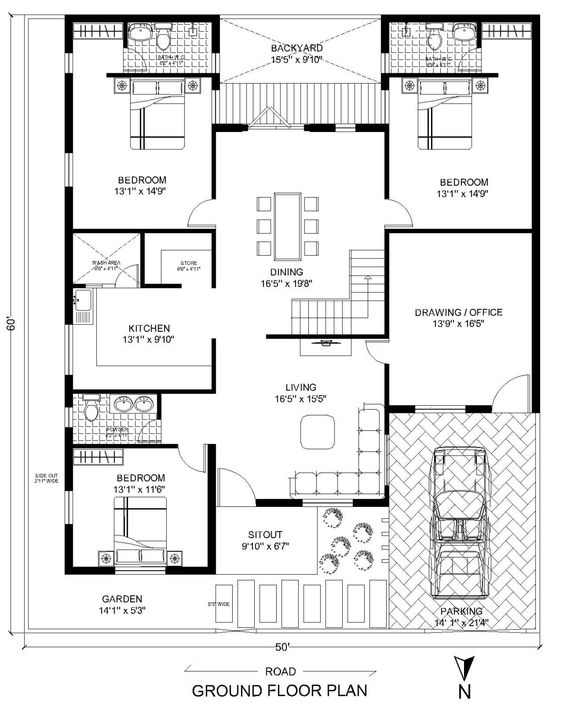
#> input picture tools/cv/test_plans/plan_04_rooms_doors_windows.jpg, 563 x 704 px
$ python extract_plan.py test_plans/plan_04_rooms_doors_windows.jpg out.png
#> lines starting #> are read from the running program, lines starting #| are printed output that depends on the picture; after the words box and inside, x2 and y2 are one past the last pixel; in counts of white or black regions, pixels touching at a corner belong together
#!/usr/bin/env python3
"""
extract_plan.py — CV + OCR floor plan extractor (no AI required)

Pipeline:
  image → preprocess → HoughLinesP (walls) → merge collinear segments
        → node extraction (intersections + endpoints, snapped)
        → room detection (flood-fill enclosed regions)
        → Tesseract OCR (room labels)
        → scale estimation (OCR dimensions or heuristic)
        → JSON output (schema-compatible with 3D Floor Plan viewer)

Usage:
  python3 tools/cv/extract_plan.py <image_path>        # prints JSON to stdout
  python3 tools/cv/extract_plan.py <image_path> <out>  # saves to file

Deps: opencv-python, pytesseract, numpy, Pillow (all pre-installed)
"""

import sys
import json
import math
import re
import tempfile
from pathlib import Path

import cv2
import numpy as np

try:
    import pytesseract
    HAS_OCR = True
except ImportError:
    HAS_OCR = False

# ─── tuning constants ──────────────────────────────────────────────────────────

MIN_WALL_PX      = 25    # px — ignore line segments shorter than this
MERGE_ANGLE_TOL  = 6     # degrees — lines within this are treated as same direction
MERGE_DIST_TOL   = 14    # px — parallel lines within this perpendicular dist are merged
NODE_SNAP_PX     = 10    # px — nodes within this radius are merged
MIN_ROOM_AREA_M2 = 2.5   # m²  — discard rooms smaller than this (furniture cavities)
MAX_ROOM_AREA_M2 = 200   # m²  — discard regions larger than this (exterior leaks)
MIN_ROOM_AREA_PX = 800   # px² — absolute floor (for very small ppm images)
MAX_ROOM_FRAC    = 0.65  # fraction of image area — rooms larger than this are exterior
MIN_ROOM_DIM_M   = 0.8   # m   — minimum room width/height (filters narrow furniture gaps)
WALL_H           = 3.0   # metres — default ceiling height
OUTER_THICK      = 0.25  # metres — load-bearing / outer wall
INNER_THICK      = 0.15  # metres — partition wall threshold in metres
PARTITION_LEN_M  = 2.0   # walls shorter than this are treated as partitions

# Furniture removal
FURNITURE_MAX_BBOX_M2  = 6.0   # connected components with bbox ≤ this MAY be furniture
FURNITURE_HOLLOW_RATIO = 0.40  # white_px / bbox_area below this → hollow frame (furniture)
FURNITURE_MIN_KEEP_FRAC= 0.03  # always keep components > 3% of the dominant wall network
ROOM_WALL_MIN_M        = 0.9   # skip segments shorter than this when rendering room canvas

ROOM_SYNONYMS = {
    'master': 'Master Bedroom', 'mbr': 'Master Bedroom',
    'bed':    'Bedroom',        'bedroom': 'Bedroom',
    'living': 'Living Room',    'lounge': 'Living Room',   'hall': 'Living Room',
    'dining': 'Dining Room',    'dining room': 'Dining Room',
    'kitchen':'Kitchen',        'kitch': 'Kitchen',
    'bath':   'Bathroom',       'wc': 'Bathroom',          'toilet': 'Bathroom',
    'corridor':'Corridor',      'passage': 'Corridor',     'foyer': 'Foyer',
    'balcony':'Balcony',        'terrace': 'Balcony',
    'store':  'Store Room',     'storage': 'Store Room',
    'utility':'Utility',        'laundry': 'Utility',
    'puja':   'Puja Room',      'prayer': 'Puja Room',
    'garage': 'Garage',
    'study':  'Study',          'office': 'Drawing / Office', 'drawing': 'Drawing / Office',
    'guest':  'Guest Room',
    'sitout': 'Sitout',         'sit out': 'Sitout',
    'parking':'Parking',        'car park': 'Parking',
    'garden': 'Garden',         'lawn': 'Garden',
    'backyard':'Backyard',      'back yard': 'Backyard',
    'wash':   'Wash Area',      'utility': 'Utility',
    'verand': 'Verandah',       'porch': 'Porch',
    'terrace':'Terrace',        'roof': 'Terrace',
    'stair':  'Staircase',      'steps': 'Staircase',
    'lift':   'Lift',           'elevator': 'Lift',
}

# ─── 1. load + preprocess ──────────────────────────────────────────────────────

def load_and_preprocess(path: str):
    img = cv2.imread(str(path))
#> img is the input picture: shape (704, 563, 3); min 0, max 255, mean 229.8
    if img is None:
        raise ValueError(f"Cannot read image: {path}")

    # Normalise resolution — work at ≤1500px on longest side
    h, w = img.shape[:2]
#> h = 704; w = 563
    scale = min(1.0, 1500 / max(h, w))
#> scale = 1
    if scale < 1.0:
        img = cv2.resize(img, (int(w * scale), int(h * scale)),
                         interpolation=cv2.INTER_AREA)

    gray = cv2.cvtColor(img, cv2.COLOR_BGR2GRAY)

    # Light denoise
    blur = cv2.GaussianBlur(gray, (3, 3), 0)

    # Otsu binarise → walls white (255), background black (0)
    _, binary = cv2.threshold(blur, 0, 255,
                               cv2.THRESH_BINARY + cv2.THRESH_OTSU)
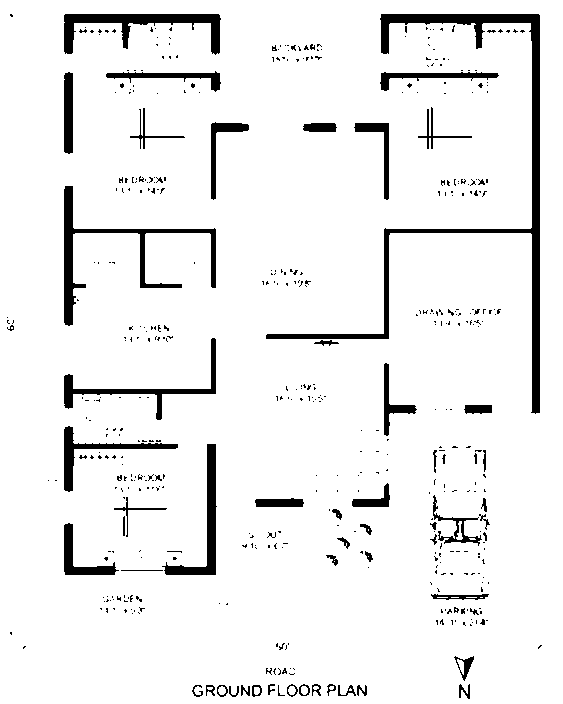
#> binary: shape (704, 563); 93.2% white; 482 black regions (418 under 20 px), largest, box (x1, y1, x2, y2) and area: (266, 14, 540, 414) 6741, (64, 186, 216, 326) 2600, (64, 14, 221, 55) 2175

    # Most floor plans are dark lines on white paper.
    # If the dominant colour is white, invert so walls become white.
    if np.mean(binary) > 127:
        binary = cv2.bitwise_not(binary)

    # Morphological close — seal tiny gaps in wall lines
    kernel3 = cv2.getStructuringElement(cv2.MORPH_RECT, (3, 3))
    binary = cv2.morphologyEx(binary, cv2.MORPH_CLOSE, kernel3, iterations=1)
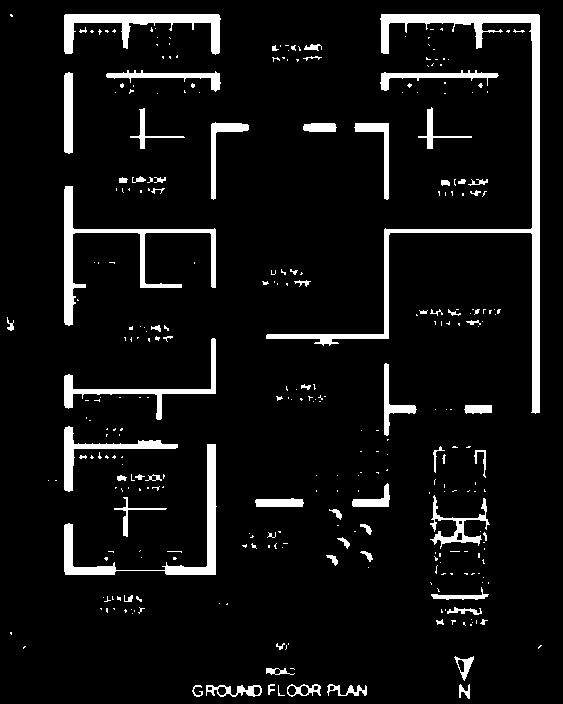
#> binary: shape (704, 563); 7.1% white; 316 white regions (245 under 20 px), largest, box (x1, y1, x2, y2) and area: (266, 14, 540, 414) 6905, (64, 186, 216, 326) 2600, (64, 444, 217, 575) 2418

    return img, gray, binary, scale


# ─── 1b. furniture / annotation removal ──────────────────────────────────────
#
# Floor plans contain furniture outlines (beds, sofas, chairs, dining sets,
# cars) drawn as thin closed rectangles.  In the binary image these appear as
# isolated white-pixel loops separate from—or only barely touching—the
# structural wall network.
#
# Approach
# --------
# 1. Find connected components of white pixels.
# 2. The structural wall network is the dominant component (largest total area).
# 3. Any component that is:
#      (a) smaller than FURNITURE_MIN_KEEP_FRAC × largest_area  AND
#      (b) has a low fill-ratio (white_px / bbox_area < FURNITURE_HOLLOW_RATIO)
#          indicating a hollow rectangle, not a solid filled region  AND
#      (c) whose bounding-box in metres is below FURNITURE_MAX_BBOX_M2
#    is classified as furniture/annotation and erased from the binary.
#
# This removes freestanding furniture (dining tables, sofas, cars in parking).
# Furniture pushed against a wall (bed against bedroom wall) may share pixels
# with the main network; those are handled by the segment-length filter in the
# room-detection canvas rendering.

# [61 lines left out: functions remove_furniture_components, detect_raw_lines, not called in this run]


# ─── 3. merge collinear segments ──────────────────────────────────────────────

def _angle(x1, y1, x2, y2) -> float:
    """Angle in [0, 180)."""
    return math.degrees(math.atan2(y2 - y1, x2 - x1)) % 180


def _length(x1, y1, x2, y2) -> float:
    return math.hypot(x2 - x1, y2 - y1)


# [136 lines left out: functions _perp_dist, merge_segments, _seg_intersection, _snap_dedup, build_nodes, nearest_node and 1 more, not called in this run]


def estimate_ppm(gray, img_w: int, img_h: int) -> float:
    """
    Pixels-per-metre.  Tries OCR first (metric AND feet/inches), falls back to 12 m.
    """
    if HAS_OCR:
        try:
            text = pytesseract.image_to_string(gray, config='--psm 11')

            # ── feet/inches labels (common in Indian/US plans) ──────────
            ft_vals = _feet_inches_to_m(text)
            if ft_vals:
                # The overall plan width dimension tends to be among the larger values
                ft_vals.sort(reverse=True)
                largest = ft_vals[0]
                ppm = (img_w * 0.75) / largest
                if 15 < ppm < 600:
                    return ppm

            # ── metric labels: "3.5m", "3 m" ────────────────────────────
            m = re.findall(r'(\d+\.?\d*)\s*m\b', text, re.IGNORECASE)
            if m:
                val = float(m[0])
                ppm = (img_w * 0.28) / val
                if 15 < ppm < 600:
                    return ppm

            mm = re.findall(r'\b(\d{3,5})\b', text)
            if mm:
                vals = sorted(int(v) for v in mm)
                mid = vals[len(vals) // 2]
                if 800 < mid < 12000:
                    ppm = (img_w * 0.28) / (mid / 1000)
                    if 15 < ppm < 600:
                        return ppm
        except Exception:
            pass

    # heuristic: total plan width ≈ 12 m (typical 3BHK apartment)
    return img_w / 12.0


# ─── 6. room detection — synthetic canvas approach ────────────────────────────
#
# Instead of flood-filling the raw binary image (which fails when furniture /
# hatching / door-gaps connect interior to exterior), we:
#   1. Render the DETECTED wall segments onto a clean black canvas
#   2. Thicken them to seal corners and tiny gaps
#   3. Flood-fill enclosed white regions = rooms
#
# This is robust against noise in the source image because only segments that
# survived the structural-line filter are drawn.

# [397 lines left out: functions _render_walls_canvas, detect_rooms, detect_openings, _ocr_words, _match_synonym, assign_labels and 1 more, not called in this run]


# ─── 8. JSON assembly ─────────────────────────────────────────────────────────

def px_to_m(v: float, ppm: float) -> float:
    return round(v / ppm, 2)


# [126 lines left out: functions _ccw_order_indices, build_json, validate, not called in this run]


# ─── main ─────────────────────────────────────────────────────────────────────

def extract(image_path: str) -> dict:
    img, gray, binary, scale = load_and_preprocess(image_path)
#> scale = 1
    h, w = binary.shape
#> h = 704; w = 563
    ppm = estimate_ppm(gray, w, h)

    # ── Furniture removal (before wall detection) ─────────────────────────────
    # Erase isolated hollow-rectangle white blobs (beds, sofas, chairs, cars)
    # so they don't generate spurious HoughLines or false room enclosures.
    binary = remove_furniture_components(binary, ppm)

    raw      = detect_raw_lines(binary)
    segs     = merge_segments(raw)
    nodes    = build_nodes(segs)
    rooms    = detect_rooms(binary, ppm, segs=segs)   # synthetic canvas
    openings = detect_openings(binary, segs, nodes, ppm)
    labels  = assign_labels(gray, rooms)
    result  = build_json(segs, nodes, rooms, labels, ppm, raw_openings=openings)

    return result


def main():
    if len(sys.argv) < 2:
        sys.stderr.write('Usage: extract_plan.py <image_path> [output.json]\n')
        sys.exit(1)

    path = sys.argv[1]
    out  = sys.argv[2] if len(sys.argv) > 2 else None

    try:
        result = extract(path)
    except Exception as e:
        sys.stderr.write(f'[extract_plan] ERROR: {e}\n')
        sys.exit(1)

    errs = validate(result)
    if errs:
        sys.stderr.write('[extract_plan] Validation warnings:\n')
        for e in errs:
            sys.stderr.write(f'  • {e}\n')

    output = json.dumps(result, indent=2)
    if out:
        Path(out).write_text(output)
        sys.stderr.write(f'[extract_plan] Saved to {out}\n')
    else:
        sys.stdout.write(output + '\n')


if __name__ == '__main__':
    main()
#> (the call stopped at in estimate_ppm, `text = pytesseract.image_to_string(gray, config='--psm 11')`: pytesseract is not available in this run)
